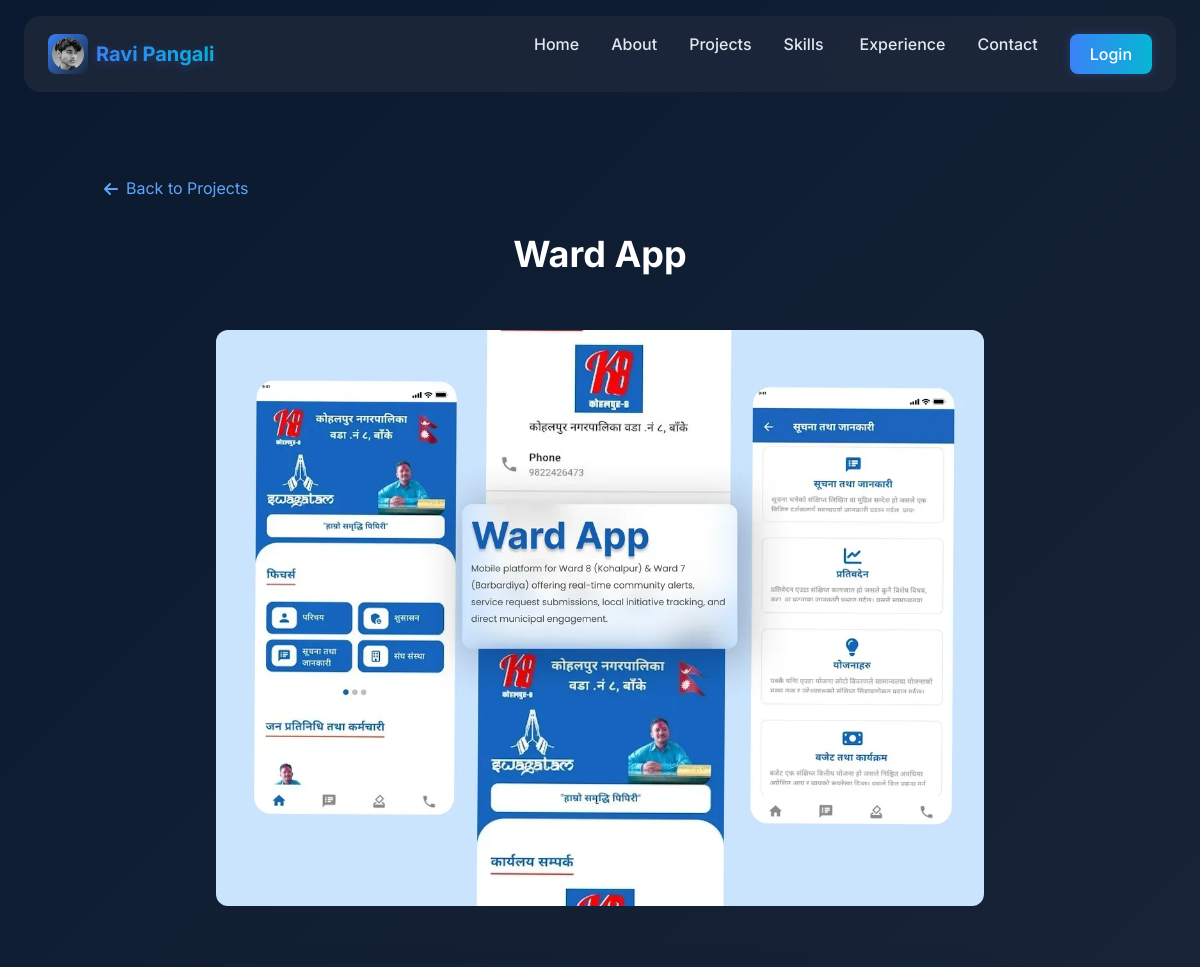
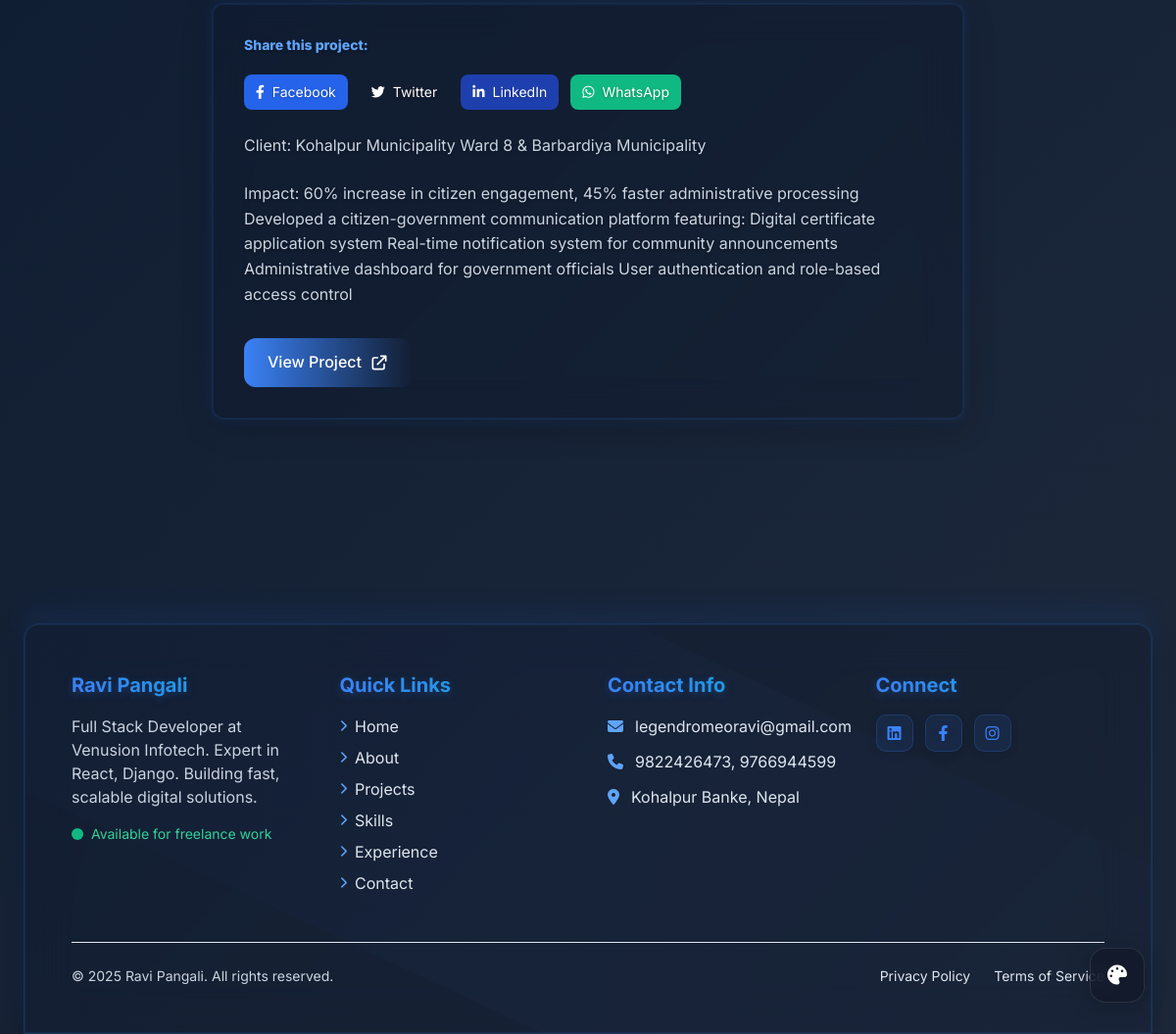
/project/1/, run on the app's committed database (2 pictures, top to bottom).
### app/models.py (models this page shows, shortened)
class Project(models.Model):
    title = models.CharField(max_length=100)
    description = models.TextField()
    image = models.ImageField(upload_to='projects/', help_text="Recommended size: 1200x630px for optimal social media sharing")
    link = models.URLField(blank=True, null=True)
    order = models.PositiveIntegerField(default=0, help_text="Order to display projects")
    meta_title = models.CharField(max_length=60, blank=True, null=True,
                                help_text="Title for search engines (max 60 characters)")
    meta_description = models.CharField(max_length=160, blank=True, null=True,
                                      help_text="Description for search engines (max 160 characters)")
    meta_keywords = models.CharField(max_length=200, blank=True, null=True,
                                   help_text="Keywords for search engines (comma separated)")
    created_at = models.DateTimeField(auto_now_add=True, blank=True, null=True)
    updated_at = models.DateTimeField(auto_now=True)
    class Meta:
        ordering = ['order']

class Profile(models.Model):
    name = models.CharField(max_length=100)
    title = models.CharField(max_length=150, help_text="Your professional title or role")
    avatar = models.ImageField(upload_to='profile/', blank=True, null=True)
    email = models.EmailField(max_length=100)
    phone = models.CharField(max_length=30, blank=True, null=True, help_text="Phone number (e.g. +1 234 567 8900)")
    location = models.CharField(max_length=100)
    meta_description = models.CharField(max_length=160, blank=True, null=True,
                                      help_text="Description for search engines (max 160 characters)")
    meta_keywords = models.CharField(max_length=200, blank=True, null=True,
                                   help_text="Keywords for search engines (comma separated)")
    github = models.URLField(blank=True, null=True)
    facebook = models.URLField(blank=True, null=True)
    linkedin = models.URLField(blank=True, null=True)
    instagram = models.URLField(blank=True, null=True)
    created_at = models.DateTimeField(auto_now_add=True, blank=True, null=True)
    updated_at = models.DateTimeField(auto_now=True)
    class Meta:
        verbose_name = "Profile"
        verbose_name_plural = "Profile"

### app/views.py (the view)
# urls.py: path('project/<int:project_id>/', views.project_detail, name='project_detail'),
def project_detail(request, project_id):
    project = get_object_or_404(Project, id=project_id)
    try:
        profile = Profile.objects.first()
    except Profile.DoesNotExist:
        profile = None
    canonical_url = request.build_absolute_uri()
    meta_title = project.meta_title if project.meta_title else f"{project.title} | {profile.name if profile else 'Ravi Pangali'} Portfolio"
    meta_description = project.meta_description if project.meta_description else project.description[:157] + "..."
    meta_keywords = project.meta_keywords if project.meta_keywords else f"developer, portfolio, project, {profile.name if profile else 'Ravi Pangali'}, {project.title}"
    context = {
        'project': project,
        'profile': profile,
        'canonical_url': canonical_url,
        'meta_title': meta_title,
        'meta_description': meta_description,
        'meta_keywords': meta_keywords,
    }
    return render(request, 'app/project_detail.html', context)

### templates/app/project_detail.html (shortened to what this page needs)
{% extends "app/base/base.html" %}
{% block content %}
<section class="py-16 sm:py-20 relative">
    <div class="container mx-auto px-4">
        <div class="flex flex-col items-center gap-8">
            <a href="{% url 'home' %}#projects" class="self-start flex items-center text-blue-400 hover:text-blue-300 transition-colors">
                <i class="fas fa-arrow-left mr-2"></i> Back to Projects
            </a>
            <h1 class="text-3xl sm:text-4xl font-bold mb-6 text-center">{{ project.title }}</h1>
            <div class="w-full max-w-3xl rounded-xl overflow-hidden mb-8">
                {% if project.image %}
                <img src="{{ project.image.url }}" alt="{{ project.title }}" class="w-full h-auto">
                {% else %}
                <div class="bg-slate-800 h-64 flex items-center justify-center">
                    <span class="text-slate-400">No image available</span>
                </div>
                {% endif %}
            </div>
            <div class="glass-card blur-card p-6 sm:p-8 rounded-xl w-full max-w-3xl">
                <div class="flex flex-wrap gap-3 mb-6 justify-center sm:justify-start">
                    <h3 class="w-full text-blue-400 text-sm mb-2">Share this project:</h3>
                    <a href="https://www.facebook.com/sharer/sharer.php?u={{ request.build_absolute_uri|urlencode }}"
                       target="_blank" rel="noopener noreferrer"
                       class="bg-blue-600 hover:bg-blue-700 text-white px-3 py-2 rounded-lg flex items-center text-sm transition-colors">
                        <i class="fab fa-facebook-f mr-2"></i>
                        <span>Facebook</span>
                    </a>
                    <a href="https://twitter.com/intent/tweet?url={{ request.build_absolute_uri|urlencode }}&text={{ project.title|urlencode }}%20-%20{{ project.description|truncatechars:100|urlencode }}"
                       target="_blank" rel="noopener noreferrer"
                       class="bg-sky-500 hover:bg-sky-600 text-white px-3 py-2 rounded-lg flex items-center text-sm transition-colors">
                        <i class="fab fa-twitter mr-2"></i>
                        <span>Twitter</span>
                    </a>
                    <a href="https://www.linkedin.com/shareArticle?mini=true&url={{ request.build_absolute_uri|urlencode }}&title={{ project.title|urlencode }}&summary={{ project.description|truncatechars:100|urlencode }}"
                       target="_blank" rel="noopener noreferrer"
                       class="bg-blue-800 hover:bg-blue-900 text-white px-3 py-2 rounded-lg flex items-center text-sm transition-colors">
                        <i class="fab fa-linkedin-in mr-2"></i>
                        <span>LinkedIn</span>
                    </a>
                    <a href="https://wa.me/?text={{ project.title|urlencode }}%20{{ request.build_absolute_uri|urlencode }}"
                       target="_blank" rel="noopener noreferrer"
                       class="bg-green-500 hover:bg-green-600 text-white px-3 py-2 rounded-lg flex items-center text-sm transition-colors">
                        <i class="fab fa-whatsapp mr-2"></i>
                        <span>WhatsApp</span>
                    </a>
                </div>
                <div class="prose prose-lg prose-invert max-w-none">
                    <p>{{ project.description|linebreaks }}</p>
                </div>
                {% if project.link %}
                <div class="mt-8">
                    <a href="{{ project.link }}" target="_blank" rel="noopener noreferrer"
                       class="inline-flex items-center px-6 py-3 bg-gradient-to-r from-blue-500 to-cyan-500 rounded-xl
                              text-white font-medium transition-all duration-300 hover:shadow-lg hover:shadow-blue-500/30">
                        View Project
                        <svg class="w-5 h-5 ml-2" fill="none" stroke="currentColor" viewBox="0 0 24 24"
                             xmlns="http://www.w3.org/2000/svg">
                            <path stroke-linecap="round" stroke-linejoin="round" stroke-width="2"
                                  d="M10 6H6a2 2 0 00-2 2v10a2 2 0 002 2h10a2 2 0 002-2v-4M14 4h6m0 0v6m0-6L10 14"></path>
                        </svg>
                    </a>
                </div>
                {% endif %}
            </div>
        </div>
    </div>
</section>
{% endblock %}

### templates/app/base/footer.html (shortened to what this page needs)
<footer class="mt-20 sm:mt-32 relative">
    <div class="absolute inset-0 bg-gradient-to-b from-transparent to-slate-900/50"></div>
    <div class="main-container relative z-10 px-3 sm:px-4">
        <div class="glass-footer p-6 sm:p-12 rounded-t-xl sm:rounded-t-2xl border-t border-blue-500/30">
            <div class="grid grid-cols-1 sm:grid-cols-2 lg:grid-cols-4 gap-8 sm:gap-10">
                <div>
                    <h3 class="text-xl font-bold mb-4 gradient-text">{% if profile %}{{ profile.name }}{% else %}Ravi Pangali{% endif %}</h3>
                    <p class="text-slate-300 mb-4 text-sm sm:text-base">{% if profile %}{{ profile.title }}{% else %}Full Stack Developer crafting elegant, user-friendly web applications with modern technologies and creative solutions.{% endif %}</p>
                    <div class="flex items-center space-x-2">
                        <div class="w-3 h-3 bg-green-500 rounded-full animate-pulse"></div>
                        <span class="text-green-400 text-xs sm:text-sm">Available for freelance work</span>
                    </div>
                </div>
                <div>
                    <h3 class="text-xl font-bold mb-4 gradient-text">Quick Links</h3>
                    <ul class="grid grid-cols-2 sm:grid-cols-1 gap-2">
                        <li><a href="{% url 'home' %}#hero" class="text-slate-300 hover:text-blue-400 transition-colors flex items-center text-sm sm:text-base"><i class="fas fa-chevron-right text-xs mr-2 text-blue-400"></i> Home</a></li>
                        <li><a href="{% url 'home' %}#about" class="text-slate-300 hover:text-blue-400 transition-colors flex items-center text-sm sm:text-base"><i class="fas fa-chevron-right text-xs mr-2 text-blue-400"></i> About</a></li>
                        <li><a href="{% url 'home' %}#projects" class="text-slate-300 hover:text-blue-400 transition-colors flex items-center text-sm sm:text-base"><i class="fas fa-chevron-right text-xs mr-2 text-blue-400"></i> Projects</a></li>
                        <li><a href="{% url 'home' %}#skills" class="text-slate-300 hover:text-blue-400 transition-colors flex items-center text-sm sm:text-base"><i class="fas fa-chevron-right text-xs mr-2 text-blue-400"></i> Skills</a></li>
                        <li><a href="{% url 'home' %}#timeline" class="text-slate-300 hover:text-blue-400 transition-colors flex items-center text-sm sm:text-base"><i class="fas fa-chevron-right text-xs mr-2 text-blue-400"></i> Experience</a></li>
                        <li><a href="{% url 'home' %}#contact" class="text-slate-300 hover:text-blue-400 transition-colors flex items-center text-sm sm:text-base"><i class="fas fa-chevron-right text-xs mr-2 text-blue-400"></i> Contact</a></li>
                    </ul>
                </div>
                <div>
                    <h3 class="text-xl font-bold mb-4 gradient-text">Contact Info</h3>
                    <ul class="space-y-3">
                        {% if profile and profile.email %}
                        <li class="flex items-start">
                            <i class="fas fa-envelope text-blue-400 mt-1 mr-3"></i>
                            <span class="text-slate-300 text-sm sm:text-base">{{ profile.email }}</span>
                        </li>
                        {% endif %}
                        {% if profile and profile.phone %}
                        <li class="flex items-start">
                            <i class="fas fa-phone text-blue-400 mt-1 mr-3"></i>
                            <span class="text-slate-300 text-sm sm:text-base">{{ profile.phone }}</span>
                        </li>
                        {% endif %}
                        {% if profile and profile.location %}
                        <li class="flex items-start">
                            <i class="fas fa-map-marker-alt text-blue-400 mt-1 mr-3"></i>
                            <span class="text-slate-300 text-sm sm:text-base">{{ profile.location }}</span>
                        </li>
                        {% endif %}
                    </ul>
                </div>
                <div>
                    <h3 class="text-xl font-bold mb-4 gradient-text">Connect</h3>
                    <div class="flex space-x-3">
                        {% if profile and profile.linkedin %}
                        <a href="{{ profile.linkedin }}" class="social-link">
                            <i class="fab fa-linkedin"></i>
                        </a>
                        {% endif %}
                        {% if profile and profile.facebook %}
                        <a href="{{ profile.facebook }}" class="social-link">
                            <i class="fab fa-facebook-f"></i>
                        </a>
                        {% endif %}
                        {% if profile and profile.instagram %}
                        <a href="{{ profile.instagram }}" class="social-link">
                            <i class="fab fa-instagram"></i>
                        </a>
                        {% endif %}
                    </div>
                </div>
            </div>
            <div class="mt-8 sm:mt-12 pt-6 border-t border-slate-700/50">
                <div class="flex flex-col md:flex-row justify-between items-center">
                    <p class="text-slate-400 text-xs sm:text-sm mb-4 md:mb-0">© {% now "Y" %} {% if profile %}{{ profile.name }}{% else %}Ravi Pangali{% endif %}. All rights reserved.</p>
                    <div class="flex space-x-6">
                        <a href="#" class="text-slate-400 text-xs sm:text-sm hover:text-blue-400 transition-colors">Privacy Policy</a>
                        <a href="#" class="text-slate-400 text-xs sm:text-sm hover:text-blue-400 transition-colors">Terms of Service</a>
                    </div>
                </div>
            </div>
        </div>
    </div>
</footer>

### data on the page
Project: title "Ward App", image (picture), description "Client: Kohalpur Municipality Ward 8 & Barbardiya Municipality Impact: 60% increase in citizen engagement, 45% faster administrative processing Developed a citizen-government communication platform featuring: Digital certificate application system Real-time notification system for community announcements Administrative dashboard for government officials User authentication and role-based access control"
Profile: name "Ravi Pangali", title "Full Stack Developer at Venusion Infotech. Expert in React, Django. Building fast, scalable digital solutions.", email "legendromeoravi@gmail.com", phone "9822426473, 9766944599", location "Kohalpur Banke, Nepal"
